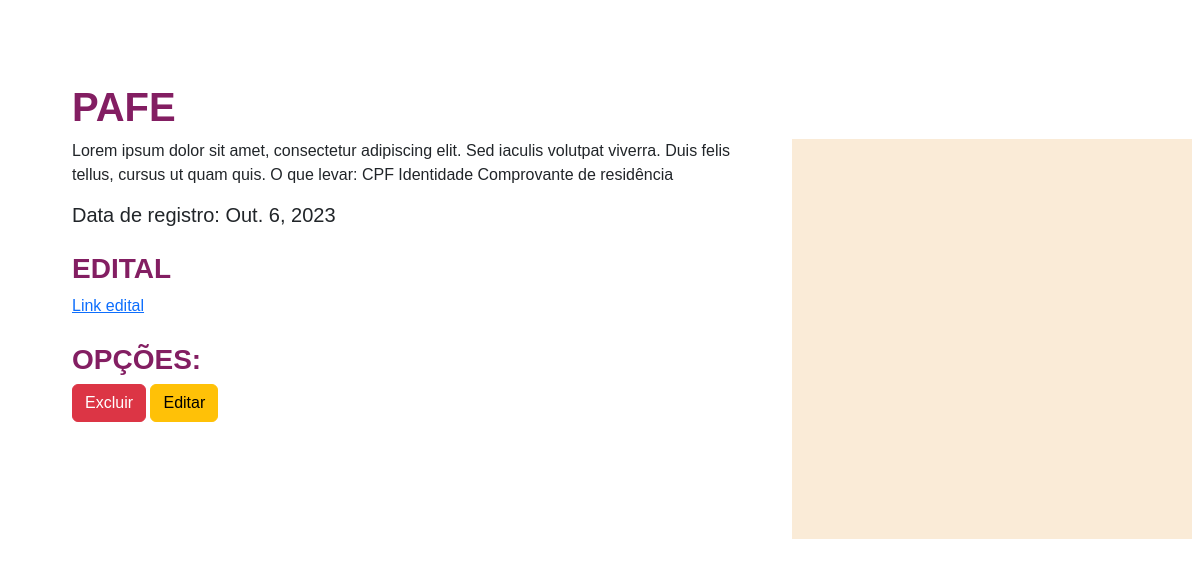
Page /postagens/assistencia-social (lower part) on the earlier database version.
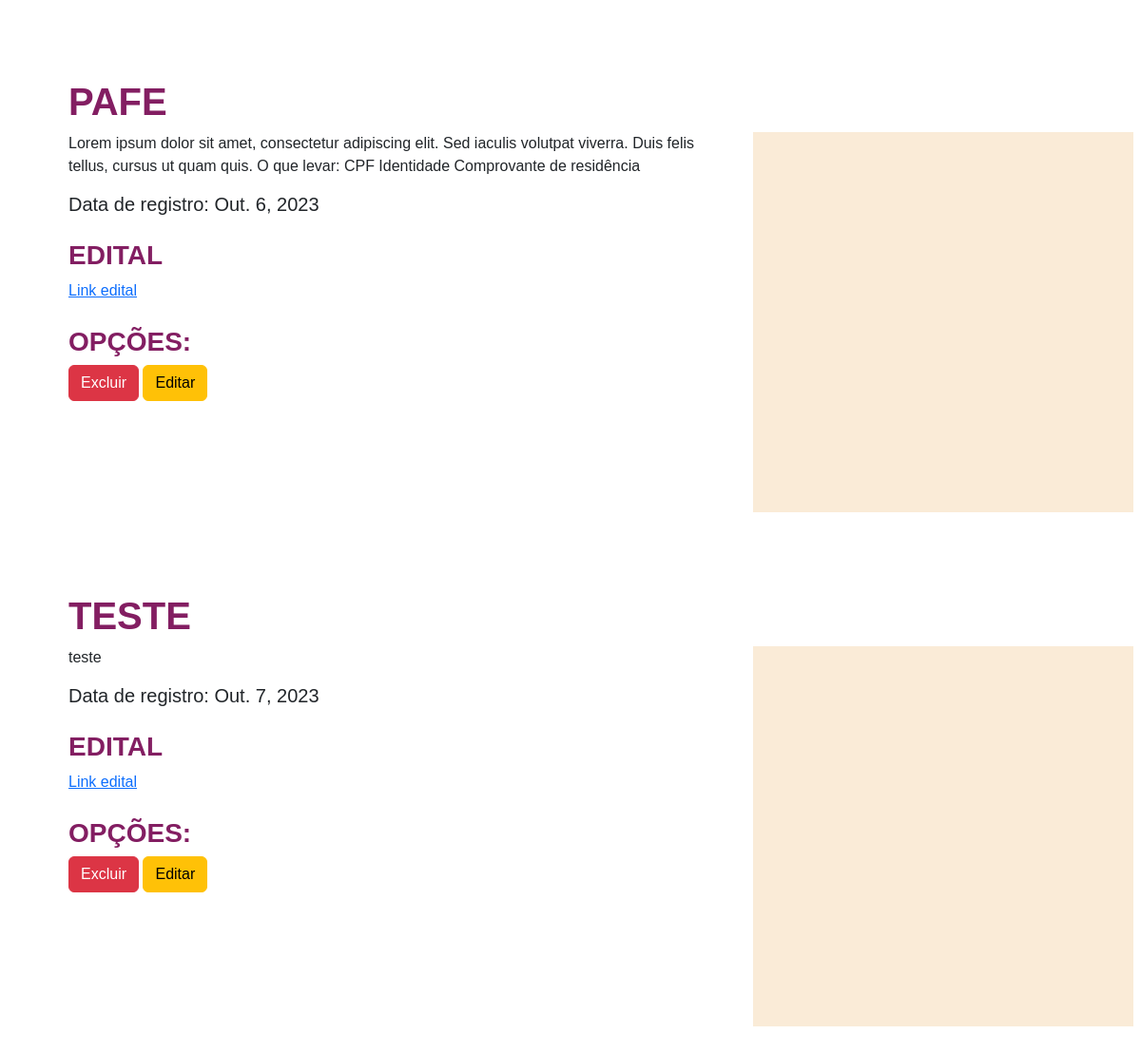
Same page on the later database version.
### cadastros/models.py (models this page shows, shortened)
class Postagens(models.Model):
    pos_titulo = models.CharField(max_length=60, verbose_name='Título')
    pos_conteudo = models.TextField(max_length=200, verbose_name='Conteúdo')
    pos_data_registro = models.DateField(auto_now=True, verbose_name= 'Data de Registro')
    pos_cat_codigo = models.ForeignKey(Categorias, on_delete= models.PROTECT, verbose_name='Categoria')

### cadastros/views.py (the view)
# urls.py: path("postagens/assistencia-social", views.posts_list, name="post-list"),
def posts_list(request):
    postagens = models.Postagens.objects.all() # Pega todos os objetos da classe Postagens
    return render(request, "listas/posts_assistencia_social.html", {'posts': postagens})

### cadastros/templates/listas/posts_assistencia_social.html (shortened to what this page needs)
{% extends 'modelo.html' %}
{% load static %}
{% block conteudo %}
    <div id="campo-postagem">
        {% include 'listas/parcial_list.html' %}
    </div>
{% endblock %}

### cadastros/templates/listas/parcial_list.html
{% for post in posts %}
    <section class="container" id="postagem">
        <div class="section-content">
            <div class="row">
                <div class="col-md-12">
                    <h1 class="content-title">{{ post.pos_titulo }}</h1>
                </div>
                <div class="col-md-8">
                    <div class="content-hero">
                        <p>{{ post.pos_conteudo }}</p>
                    </div>
                    <div class="content-date">
                        <h5>Data de registro: {{ post.pos_data_registro }} </h5>
                    </div>
                    <div class="content-group">
                        <h3 class="group-title">EDITAL</h3>
                        <a href="#">Link edital</a>
                    </div>
                        <div class="content-group">
                            <h3 class="group-title">OPÇÕES:</h3>
                            <button class="btn btn-danger" id="js-delete" data-url="{% url 'post-delete' post.pk %}">Excluir</button>
                            <button class="btn btn-warning" id="js-update" data-url="{% url 'post-update' post.pk %}">Editar</button>
                        </div>
                </div>
                <div class="col-md-4">
                    <div class="content-image"></div>
                </div>
            </div>
        </div>
    </section>
{% endfor %}

Differences in the rows shown:
added Postagens: pos_titulo "TESTE", pos_conteudo "teste", pos_data_registro "Out. 7, 2023"
